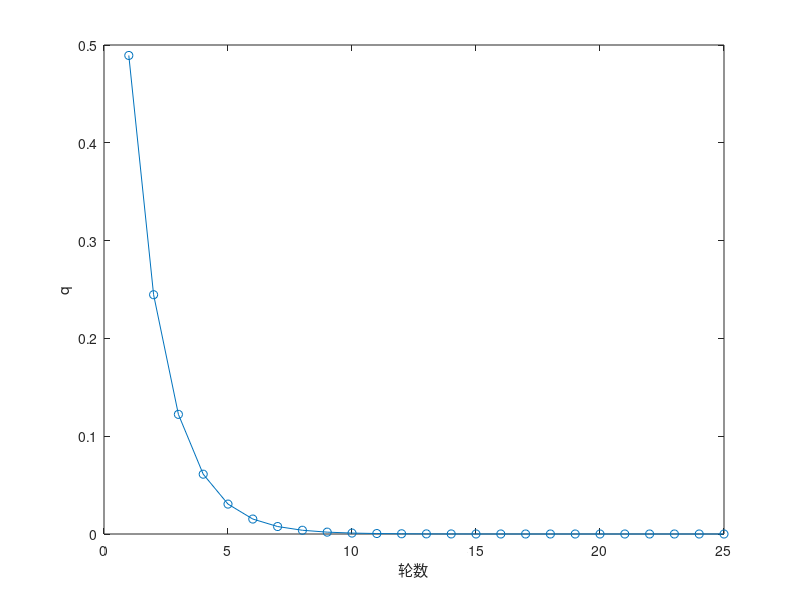

MATLAB code to generate this figure:
n = 20;
LU = sparse(1:(n-1), 2:n, -1/2, n, n) + sparse(1:(n-1), 2:n, -1/2, n, n)' +...
        sparse(1:(n-2), 3:n, -1/4, n, n) + sparse(1:(n-2), 3:n, -1/4, n, n)';
diag_value = 3;

q_arr = [];

for i = 1 : 25
    D = sparse(1:n, 1:n, diag_value, n, n);
    diag_value = diag_value * 2;
    q = normest(D \ LU);
    q_arr = [q_arr, q];
end

plot(1:length(q_arr), q_arr, '-o')
xlabel('轮数')
ylabel('q')
saveas(gcf, 'ex3_2_q_vs_round', 'epsc')